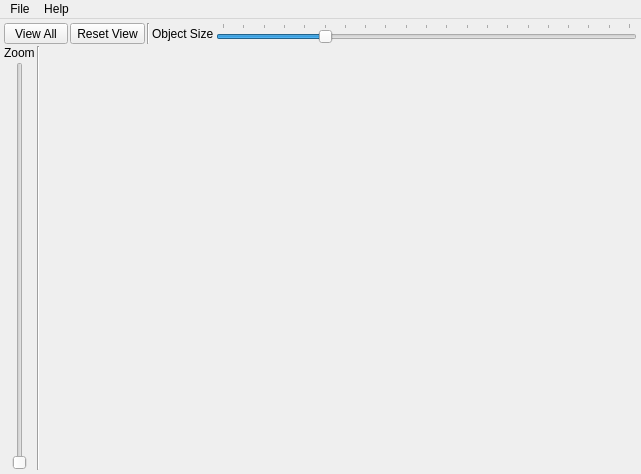
<?xml version="1.0" encoding="UTF-8"?>
<ui version="4.0">
 <class>MainWindow</class>
 <widget class="QMainWindow" name="MainWindow">
  <property name="geometry">
   <rect>
    <x>0</x>
    <y>0</y>
    <width>641</width>
    <height>474</height>
   </rect>
  </property>
  <property name="windowTitle">
   <string>Joaquim</string>
  </property>
  <widget class="QWidget" name="centralwidget">
   <layout class="QVBoxLayout" name="verticalLayout">
    <property name="margin">
     <number>4</number>
    </property>
    <item>
     <layout class="QVBoxLayout" name="verticalLayout_3">
      <property name="spacing">
       <number>2</number>
      </property>
      <item>
       <layout class="QHBoxLayout" name="horizontalLayout_3">
        <item>
         <widget class="QToolButton" name="viewAllButton">
          <property name="sizePolicy">
           <sizepolicy hsizetype="Fixed" vsizetype="Fixed">
            <horstretch>0</horstretch>
            <verstretch>0</verstretch>
           </sizepolicy>
          </property>
          <property name="minimumSize">
           <size>
            <width>64</width>
            <height>0</height>
           </size>
          </property>
          <property name="text">
           <string>View All</string>
          </property>
          <property name="icon">
           <iconset resource="images.qrc">
            <normaloff>:/Globe.png</normaloff>:/Globe.png</iconset>
          </property>
          <property name="iconSize">
           <size>
            <width>32</width>
            <height>32</height>
           </size>
          </property>
          <property name="toolButtonStyle">
           <enum>Qt::ToolButtonTextUnderIcon</enum>
          </property>
         </widget>
        </item>
        <item>
         <widget class="QToolButton" name="resetViewButton">
          <property name="sizePolicy">
           <sizepolicy hsizetype="Fixed" vsizetype="Fixed">
            <horstretch>0</horstretch>
            <verstretch>0</verstretch>
           </sizepolicy>
          </property>
          <property name="minimumSize">
           <size>
            <width>64</width>
            <height>0</height>
           </size>
          </property>
          <property name="text">
           <string>Reset View</string>
          </property>
          <property name="icon">
           <iconset resource="images.qrc">
            <normaloff>:/Picture.png</normaloff>:/Picture.png</iconset>
          </property>
          <property name="iconSize">
           <size>
            <width>32</width>
            <height>32</height>
           </size>
          </property>
          <property name="toolButtonStyle">
           <enum>Qt::ToolButtonTextUnderIcon</enum>
          </property>
         </widget>
        </item>
        <item>
         <widget class="Line" name="line">
          <property name="orientation">
           <enum>Qt::Vertical</enum>
          </property>
         </widget>
        </item>
        <item>
         <widget class="QLabel" name="label">
          <property name="text">
           <string>Object Size</string>
          </property>
         </widget>
        </item>
        <item>
         <widget class="QSlider" name="sizeSlider">
          <property name="maximum">
           <number>20</number>
          </property>
          <property name="value">
           <number>5</number>
          </property>
          <property name="orientation">
           <enum>Qt::Horizontal</enum>
          </property>
          <property name="tickPosition">
           <enum>QSlider::TicksAbove</enum>
          </property>
         </widget>
        </item>
       </layout>
      </item>
      <item>
       <layout class="QHBoxLayout" name="horizontalLayout_4">
        <item>
         <layout class="QVBoxLayout" name="verticalLayout_4">
          <item>
           <widget class="QLabel" name="label_2">
            <property name="text">
             <string>Zoom</string>
            </property>
           </widget>
          </item>
          <item>
           <widget class="QSlider" name="zoomSlider">
            <property name="sizePolicy">
             <sizepolicy hsizetype="Preferred" vsizetype="Expanding">
              <horstretch>0</horstretch>
              <verstretch>0</verstretch>
             </sizepolicy>
            </property>
            <property name="orientation">
             <enum>Qt::Vertical</enum>
            </property>
           </widget>
          </item>
         </layout>
        </item>
        <item>
         <widget class="Line" name="line_2">
          <property name="orientation">
           <enum>Qt::Vertical</enum>
          </property>
         </widget>
        </item>
        <item>
         <widget class="GlWidget" name="widget" native="true">
          <property name="sizePolicy">
           <sizepolicy hsizetype="Expanding" vsizetype="Expanding">
            <horstretch>0</horstretch>
            <verstretch>0</verstretch>
           </sizepolicy>
          </property>
          <property name="focusPolicy">
           <enum>Qt::NoFocus</enum>
          </property>
         </widget>
        </item>
       </layout>
      </item>
     </layout>
    </item>
   </layout>
  </widget>
  <widget class="QMenuBar" name="menubar">
   <property name="geometry">
    <rect>
     <x>0</x>
     <y>0</y>
     <width>641</width>
     <height>22</height>
    </rect>
   </property>
   <widget class="QMenu" name="menuFile">
    <property name="title">
     <string>File</string>
    </property>
    <addaction name="actionQuit"/>
   </widget>
   <widget class="QMenu" name="menuHelp">
    <property name="title">
     <string>Help</string>
    </property>
    <addaction name="actionHelp"/>
    <addaction name="separator"/>
    <addaction name="actionAbout"/>
   </widget>
   <addaction name="menuFile"/>
   <addaction name="menuHelp"/>
  </widget>
  <action name="actionQuit">
   <property name="text">
    <string>Quit</string>
   </property>
  </action>
  <action name="actionHelp">
   <property name="text">
    <string>Help</string>
   </property>
  </action>
  <action name="actionAbout">
   <property name="text">
    <string>About</string>
   </property>
  </action>
 </widget>
 <customwidgets>
  <customwidget>
   <class>GlWidget</class>
   <extends>QWidget</extends>
   <header>glwidget.h</header>
   <container>1</container>
  </customwidget>
 </customwidgets>
 <resources>
  <include location="images.qrc"/>
 </resources>
 <connections>
  <connection>
   <sender>viewAllButton</sender>
   <signal>clicked()</signal>
   <receiver>widget</receiver>
   <slot>repaint()</slot>
   <hints>
    <hint type="sourcelabel">
     <x>37</x>
     <y>55</y>
    </hint>
    <hint type="destinationlabel">
     <x>341</x>
     <y>277</y>
    </hint>
   </hints>
  </connection>
 </connections>
</ui>
